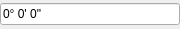
<?xml version="1.0" encoding="UTF-8"?>
<ui version="4.0">
 <class>CoordEdit</class>
 <widget class="QWidget" name="CoordEdit">
  <property name="geometry">
   <rect>
    <x>0</x>
    <y>0</y>
    <width>180</width>
    <height>29</height>
   </rect>
  </property>
  <property name="windowTitle">
   <string>Coordinate editor</string>
  </property>
  <layout class="QVBoxLayout" name="verticalLayout">
   <property name="spacing">
    <number>0</number>
   </property>
   <property name="leftMargin">
    <number>0</number>
   </property>
   <property name="topMargin">
    <number>0</number>
   </property>
   <property name="rightMargin">
    <number>0</number>
   </property>
   <property name="bottomMargin">
    <number>0</number>
   </property>
   <item>
    <widget class="QLineEdit" name="edit">
     <property name="text">
      <string notr="true">0° 0' 0&quot;</string>
     </property>
    </widget>
   </item>
  </layout>
 </widget>
 <resources/>
 <connections/>
</ui>
